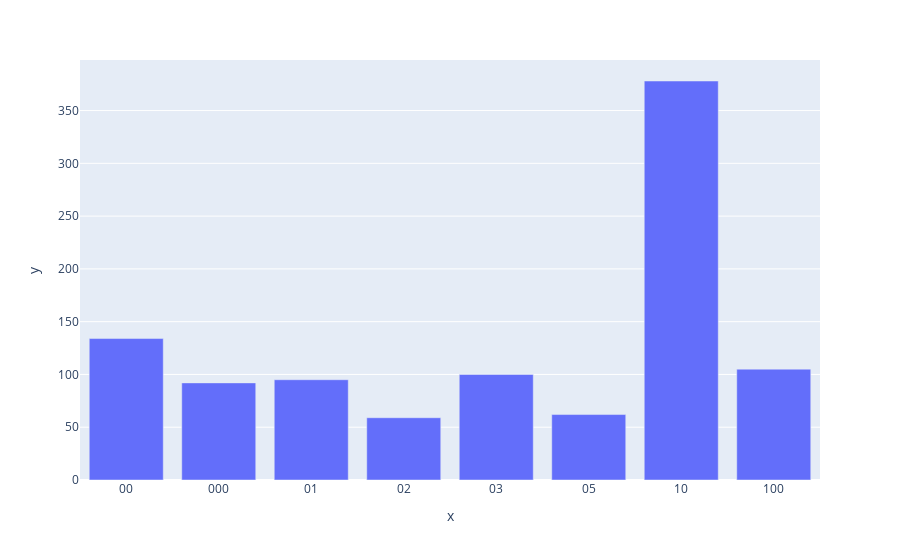

The cell this chart's notebook holds for it:
### Code cell
### >>> **Exercise 14 (take home):** 
thresh = np.where(term_frequencies[:300] > 50)
feat_names = np.array(count_vect.get_feature_names()[:300])
fig = px.bar(x=feat_names[thresh], 
            y=term_frequencies[thresh])
fig.show()

### Figure 1 — Plotly figure (JSON) as saved in the notebook; plotly's stock layout.template omitted (floating-point values rounded to 4 significant figures)
{"data": [{"alignmentgroup": "True", "hovertemplate": "x=%{x}<br>y=%{y}<extra></extra>", "legendgroup": "", "marker": {"color": "#636efa", "pattern": {"shape": ""}}, "name": "", "offsetgroup": "", "orientation": "v", "showlegend": false, "textposition": "auto", "type": "bar", "x": ["00", "000", "01", "02", "03", "05", "10", "100"], "xaxis": "x", "y": [134, 92, 95, 59, 100, 62, 378, 105], "yaxis": "y"}], "layout": {"barmode": "relative", "legend": {"tracegroupgap": 0}, "margin": {"t": 60}, "xaxis": {"anchor": "y", "domain": [0, 1], "title": {"text": "x"}}, "yaxis": {"anchor": "x", "domain": [0, 1], "title": {"text": "y"}}}}
